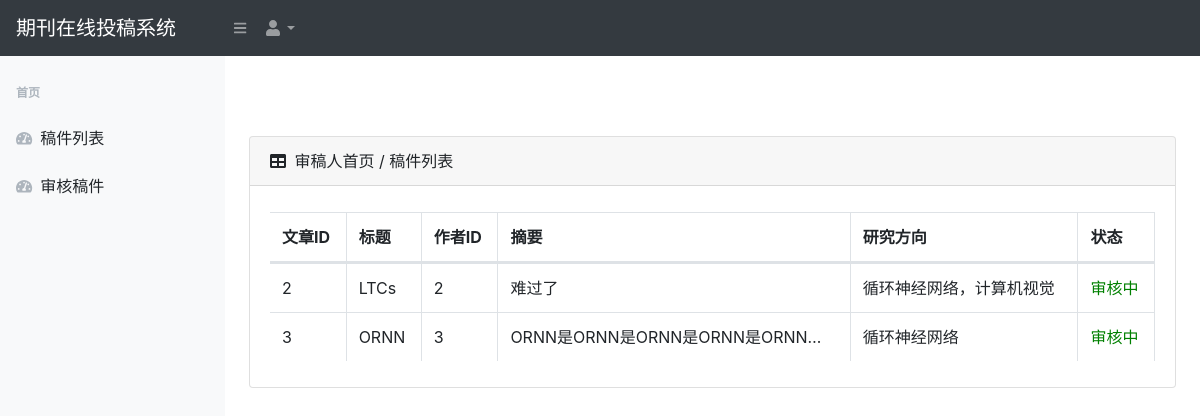
Page /paperlistexpert/ on the committed database.
### reviewsite/models.py (models this page shows, shortened)
class PaperInfo(models.Model):
    title = models.CharField(max_length=40)
    authorID = models.ForeignKey(UsersInfo, on_delete=models.DO_NOTHING)
    authorname_1 = models.CharField(max_length=20, null=False)#非空，其他全空
    authorname_2 = models.CharField(max_length=20, null=True)
    authorname_3 = models.CharField(max_length=20, null=True)
    authorname_4 = models.CharField(max_length=20, null=True)
    authorname_5 = models.CharField(max_length=20, null=True)
    abstract = models.TextField()
    research = models.CharField(max_length=100)#
    paperfile = models.FileField(upload_to='paper')#上传paper 让审稿人下载
    state = models.CharField(max_length=20, default="未分配")#审核状态，审稿人（手动切换h5，下拉栏，默认审稿中，接受，拒绝），（主编通过，退回）

class UsersInfo(models.Model):
    username = models.CharField(max_length=20)
    password = models.CharField(max_length=20)
    name = models.CharField(max_length=20)
    sex = models.CharField(max_length=20)
    user_type = models.CharField(max_length=20)
    introduction = models.TextField()
    company = models.CharField(max_length=20)#单位
    position = models.CharField(max_length=20)
    created_time = models.DateTimeField(auto_now_add=True)
    last_updated_time = models.DateTimeField(auto_now=True)
    region = models.CharField(max_length=20)
    research = models.CharField(max_length=100)
    def __str__(self):
        return str(self.pk)

### reviewsite/views.py (the view)
# urls.py: path('paperlistexpert/', paper_review_list_jump, name='review'),
def paper_review_list_jump(request):
    global GlobalPaperID
    global GlobalUsername
    context = {}
    paperID = []
    expert = UsersInfo.objects.filter(username=GlobalUsername)
    allocateall = Allocate.objects.all()
    for allocate in allocateall:
        logger.error('尝试一次')
        if expert.filter(pk=allocate.ExpertID_1).exists():
            logger.error('文章ID搜索:' + allocate.PaperID)
            dic = {"test_index": allocate.PaperID, "expertid": allocate.ExpertID_1}
            paperID.append(dic)
        elif expert.filter(pk=allocate.ExpertID_2).exists():
            logger.error('文章ID搜索:' + allocate.PaperID)
            dic = {"test_index": allocate.PaperID, "expertid": allocate.ExpertID_2}
            paperID.append(dic)
        elif expert.filter(pk=allocate.ExpertID_2).exists():
            logger.error('文章ID搜索:' + allocate.PaperID)
            dic = {"test_index": allocate.PaperID, "expertid": allocate.ExpertID_3}
            paperID.append(dic)
    logger.error(len(paperID))
    context['test1'] = paperID
    context['users'] = UsersInfo.objects.filter(username=GlobalUsername)
    context['papers'] = PaperInfo.objects.all()
    return render(request, 'paper_list_expert.html', context)

### templates/paper_list_expert.html (shortened to what this page needs)
<!DOCTYPE html>
<html lang="en">
    <head>
        <link href="/static/css/styles.css" rel="stylesheet" />
        <link href="https://cdn.datatables.net/1.10.20/css/dataTables.bootstrap4.min.css" rel="stylesheet" />
    </head>
<body>
        <nav class="sb-topnav navbar navbar-expand navbar-dark bg-dark">
            <a class="navbar-brand" href="">期刊在线投稿系统</a>
            <button class="btn btn-link btn-sm order-1 order-lg-0" id="sidebarToggle" href="/tutor"><i class="fas fa-bars"></i></button>
            <ul class="navbar-nav ml-auto ml-md-0">
                <li class="nav-item dropdown">
                    <a class="nav-link dropdown-toggle" id="userDropdown" href="#" role="button" data-toggle="dropdown" aria-haspopup="true" aria-expanded="false"><i class="fas fa-user fa-fw"></i></a>
                </li>
            </ul>
        </nav>
        <div id="layoutSidenav">
            <div id="layoutSidenav_nav">
                <nav class="sb-sidenav accordion sb-sidenav-light" id="sidenavAccordion">
                    <div class="sb-sidenav-menu">
                        <div class="nav">
                            <div class="sb-sidenav-menu-heading">首页</div>
                            <a class="nav-link" href="#">
                                <div class="sb-nav-link-icon"><i class="fas fa-tachometer-alt"></i></div>
                                稿件列表
                            </a>
                            <a class="nav-link" href="../reviewlistexpert/">
                                <div class="sb-nav-link-icon"><i class="fas fa-tachometer-alt"></i></div>
                                审核稿件
                            </a>
                        </div>
                    </div>
                </nav>
            </div>
        <div id="layoutSidenav_content">
                <main>
                    <div class="container-fluid">
                        <h1 class="mt-4"><br></h1>
                        <div class="card mb-4">
                            <div class="card-header">
                                <i class="fas fa-table mr-1"></i>
                                审稿人首页 / 稿件列表
                            </div>
                            <div class="card-body">
                                <div class="table-responsive">
                                    <table class="table table-bordered" id="dataTable" width="100%" cellspacing="0">
                                        <thead>
                                            <tr>
                                                <th>文章ID</th>
                                                <th>标题</th>
                                                <th>作者ID</th>
                                                <th>摘要</th>
                                                <th>研究方向</th>
                                                <th>状态</th>
                                            </tr>
                                        </thead>
                                        <tbody>
                                            {% for paper in papers %}
                                                <tr>
                                                    {% if paper.PaperID ==  test1.test_index%}
                                                        {% if paper.state == '审核中' %}
                                                        <td>{{ paper.pk }}</td>
                                                        <td>{{ paper.title }}</td>
                                                        <td>{{ paper.authorID }}</td>
                                                        <td>{{ paper.abstract|truncatechars:25 }}</td>
                                                        <td>{{ paper.research }}</td>
                                                        <td><div style="color: green">{{ paper.state }}</div></td>
                                                    {% endif %}
                                                {% endif %}
                                                </tr>
                                            {% endfor %}
                                        </tbody>
                                    </table>
                                </div>
                            </div>
                        </div>
                    </div>
                </main>
        </div>
        </div>
</body>
</html>

### rows in the picture
PaperInfo: pk "2", title "LTCs", authorID "2", abstract "难过了", research "循环神经网络，计算机视觉", state "审核中"
PaperInfo: pk "3", title "ORNN", authorID "3", abstract "ORNN是ORNN是ORNN是ORNN是ORNN…", research "循环神经网络", state "审核中"
